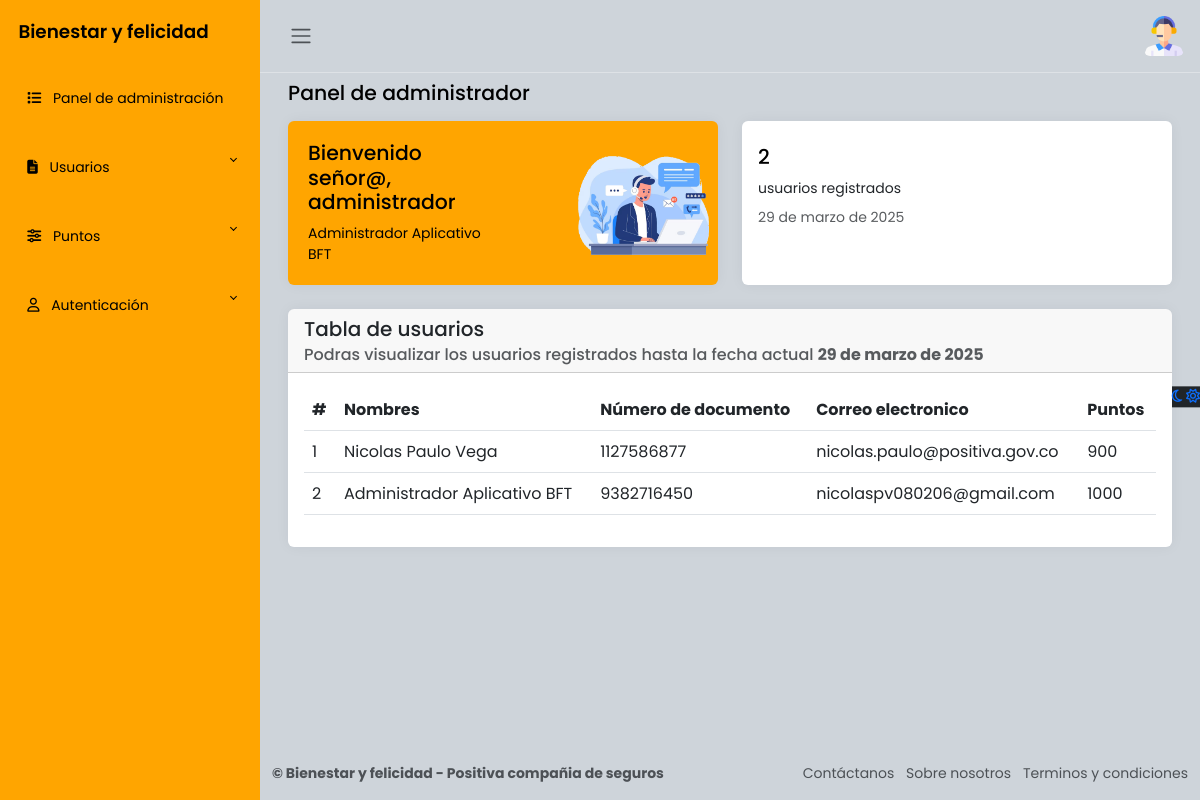
Before: /admin_panel/ (signed in) with the older database file.
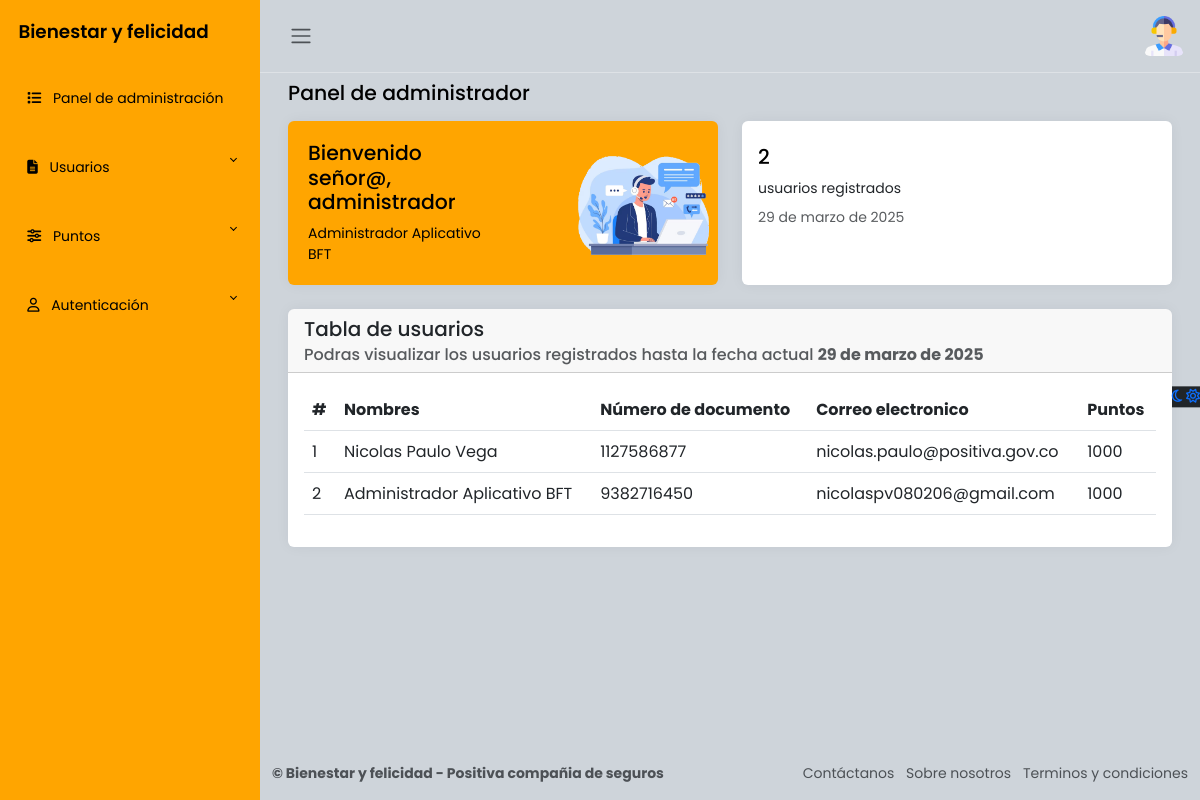
After: the same page with the newer database file.
### apps/usuarios/models.py (models this page shows, shortened)
class Usuarios(AbstractBaseUser, PermissionsMixin):
    avatar = models.FileField('Avatar', upload_to='usuarios/', null=True, blank=True)
    nombres = models.CharField('Nombres', max_length=50)
    apellidos = models.CharField('Apellidos', max_length=100)
    numero_documento = models.IntegerField('Número de documento', primary_key=True, unique=True)
    correo = models.EmailField('Correo electrónico', max_length=255, unique=True)
    puntos_totales = models.IntegerField('Número total de puntos', default=1000)
    password = models.CharField('Contraseña', max_length=255)
    ultimo_reinicio = models.DateField('Ultimo reinicio de puntos', default=now) # Reiniciar puntos
    is_active = models.BooleanField(default=True)
    is_staff = models.BooleanField(default=False)
    objects = UsuariosManager()
    USERNAME_FIELD = 'numero_documento'
    REQUIRED_FIELDS = ['nombres', 'apellidos', 'correo']
    class Meta:
        verbose_name = 'Usuario'
        verbose_name_plural = 'Usuarios'

### apps/usuarios/views.py (the view)
# urls.py: path('admin_panel/', login_required(admin_dashboard), name="admin_panel"),
@login_required(login_url='/accounts/login/')
@user_passes_test(is_staff, login_url='/')
def admin_dashboard(request):
    usuario = Usuarios.objects.all()
    total_usuarios = usuario.count()
    fecha_actual = timezone.now().date() # Fecha actual
    return render(request, 'admin_dashboard/main.html', {
        'usuario':usuario,
        'total_usuarios': total_usuarios,
        'fecha_actual': fecha_actual
        })

### apps/usuarios/views.py (called while the page is built)
def is_staff(user):
    return user.is_active and user.is_staff # Validar si es administrador y esta activo

### apps/usuarios/templates/admin_dashboard/main.html (shortened to what this page needs)
{% extends "admin_dashboard/layout.html" %}
{% load static %}
{% block content %}
<main class="content px-3 py-2">
    <div class="container-fluid">
        <div class="mb-3">
            <h4>Panel de administrador</h4>
        </div>
        <div class="row">
            <div class="col-12 col-md-6 d-flex">
                <div class="card flex-fill border-0 illustration">
                    <div class="card-body p-0 d-flex flex-fill">
                        <div class="row g-0 w-100">
                            <div class="col-6">
                                <div class="p-3 m-1">
                                    <h4>Bienvenido señor@, administrador</h4>
                                    {% if user.is_authenticated %}
                                        <p class="mb-0">{{ user.nombres }} {{ user.apellidos }}</p>
                                    {% else %}
                                        <p class="mb-0">Administrador@</p>
                                    {% endif %}
                                </div>
                            </div>
                            <div class="col-6 align-self-end text-end">
                                <img src="{% static "img/customer-support.png" %}" class="img-fluid illustration-img"
                                    alt="">
                            </div>
                        </div>
                    </div>
                </div>
            </div>
            <div class="col-12 col-md-6 d-flex">
                <div class="card flex-fill border-0">
                    <div class="card-body py-4">
                        <div class="d-flex align-items-start">
                            <div class="flex-grow-1">
                                <h4 class="mb-2">
                                    {{ total_usuarios }}
                                </h4>
                                <p class="mb-2">
                                    usuarios registrados
                                </p>
                                <div class="mb-0">
                                    <span class="text-muted">
                                        {{ fecha_actual }}
                                    </span>
                                </div>
                            </div>
                        </div>
                    </div>
                </div>
            </div>
        </div>
        <div class="card border-0">
            <div class="card-header">
                <h5 class="card-title">
                    Tabla de usuarios
                </h5>
                <h6 class="card-subtitle text-muted">
                    Podras visualizar los usuarios registrados hasta la fecha actual <strong>{{ fecha_actual }}</strong>
                </h6>
            </div>
            <div class="card-body">
                <table class="table">
                    <thead>
                        <tr>
                            <th scope="col">#</th>
                            <th scope="col">Nombres</th>
                            <th scope="col">Número de documento</th>
                            <th scope="col">Correo electronico</th>
                            <th scope="col">Puntos</th>
                        </tr>
                    </thead>
                    <tbody>
                        {% for usuarios in usuario %}
                            <tr>
                                <td>{{ forloop.counter }}</td>
                                <td>{{ usuarios.nombres }} {{ usuarios.apellidos }}</td>
                                <td>{{ usuarios.numero_documento }}</td>
                                <td>{{ usuarios.correo }}</td>
                                <td>{{ usuarios.puntos_totales }}</td>
                            </tr>
                        {% endfor %}
                    </tbody>
                </table>
            </div>
        </div>
    </div>
</main>
{% endblock %}

### apps/usuarios/templates/admin_dashboard/layout.html (shortened to what this page needs)
{% load static %}
<html lang="es">
<head>
    <link rel="stylesheet" href="https://cdn.jsdelivr.net/npm/bootstrap@5.3.0-alpha2/dist/css/bootstrap.min.css">
    <link href="https://cdn.jsdelivr.net/npm/bootstrap@5.3.0/dist/css/bootstrap.min.css" rel="stylesheet">
    <link rel="stylesheet" href="{% static 'css/administrador.styles.css' %}">
</head>
<body>
    <div class="wrapper">
        <aside id="sidebar" class="js-sidebar">
            <div class="h-100">
                <div class="sidebar-logo">
                    <a href="{% url "inicio" %}">Bienestar y felicidad</a>
                </div>
                <ul class="sidebar-nav">
                    <li class="sidebar-item">
                        <a href="{% url "admin_panel" %}" class="sidebar-link">
                            <i class="fa-solid fa-list pe-2"></i>
                            Panel de administración
                        </a>
                    </li>
                    <li class="sidebar-item">
                        <a href="#" class="sidebar-link collapsed" data-bs-target="#pages" data-bs-toggle="collapse"
                            aria-expanded="false"><i class="fa-solid fa-file-lines pe-2"></i>
                            Usuarios
                        </a>
                    </li>
                    <li class="sidebar-item">
                        <a href="#" class="sidebar-link collapsed" data-bs-target="#posts" data-bs-toggle="collapse"
                            aria-expanded="false"><i class="fa-solid fa-sliders pe-2"></i>
                            Puntos
                        </a>
                    </li>
                    <li class="sidebar-item">
                        <a href="#" class="sidebar-link collapsed" data-bs-target="#auth" data-bs-toggle="collapse"
                            aria-expanded="false"><i class="fa-regular fa-user pe-2"></i>
                            Autenticación
                        </a>
                    </li>
                </ul>
            </div>
        </aside>
        <div class="main">
            <nav class="navbar navbar-expand px-3 border-bottom">
                <button class="btn" id="sidebar-toggle" type="button">
                    <span class="navbar-toggler-icon"></span>
                </button>
                <div class="navbar-collapse navbar">
                    <ul class="navbar-nav">
                        <li class="nav-item dropdown">
                            <a href="#" data-bs-toggle="dropdown" class="nav-icon pe-md-0">
                                {% if user.is_authenticated %}
                                    {% if user.avatar %}
                                        <img class="avatar img-fluid rounded" src="{{ user.avatar.url }}" alt="Avatar de {{ user.nombres }}">
                                    {% else %}
                                        <img src="{% static "img/usuario/usuario.png" %}" alt="usuario" class="avatar img-fluid">
                                    {% endif %}
                                {% endif %}
                            </a>
                        </li>
                    </ul>
                </div>
            </nav>
            {% block content %}{% endblock %}
            <a href="#" class="theme-toggle">
                <i class="fa-regular fa-moon"></i>
                <i class="fa-regular fa-sun"></i>
            </a>
            <footer class="footer">
                <div class="container-fluid">
                    <div class="row text-muted">
                        <div class="col-6 text-start">
                            <p class="mb-0">
                                <a href="#" class="text-muted">
                                    <strong>&copy; Bienestar y felicidad - Positiva compañia de seguros</strong>
                                </a>
                            </p>
                        </div>
                        <div class="col-6 text-end">
                            <ul class="list-inline">
                                <li class="list-inline-item" data-bs-toggle="modal" data-bs-target="#contactanos">
                                    <a href="#" class="text-muted">Contáctanos</a>
                                </li>
                                <li class="list-inline-item" data-bs-toggle="modal" data-bs-target="#sobreNosotros">
                                    <a href="#" class="text-muted">Sobre nosotros</a>
                                </li>
                                <li class="list-inline-item" data-bs-toggle="modal" data-bs-target="#terminosCondiciones">
                                    <a href="#" class="text-muted">Terminos y condiciones</a>
                                </li>
                            </ul>
                        </div>
                    </div>
                </div>
            </footer>
        </div>
    </div>
</body>
</html>

### apps/usuarios/templates/admin_dashboard/modal.html (shortened to what this page needs)
{% load static %}

### static/css/administrador.styles.css (style rules this page uses)
body { font-family: 'Poppins', sans-serif; font-size: 0.875rem; opacity: 1; overflow-y: scroll; margin: 0; }
a { cursor: pointer; text-decoration: none; font-family: 'Poppins', sans-serif; }
li { list-style: none; }
h4 { font-family: 'Poppins', sans-serif; font-size: 1.275rem; color: var(--bs-emphasis-color); }
.wrapper { align-items: stretch; display: flex; width: 100%; }
#sidebar { max-width: 260px; min-width: 260px; background: orange; transition: all 0.35s ease-in-out; }
.main { display: flex; flex-direction: column; min-height: 100vh; min-width: 0; overflow: hidden; transition: all 0.35s ease-in-out; width: 100%; background: var(--bs-dark-bg-subtle); }
.sidebar-logo { padding: 1.15rem; }
.sidebar-logo a { color: #000; font-size: 1.15rem; font-weight: 600; }
.sidebar-nav { list-style: none; margin-bottom: 0; padding-left: 0; margin-left: 0; }
a.sidebar-link { padding: 1.5rem 1.7rem; color: #000; position: relative; display: block; font-size: 0.875rem; }
.sidebar-link[data-bs-toggle="collapse"]::after { border: solid; border-width: 0 .075rem .075rem 0; content: ""; display: inline-block; padding: 2px; position: absolute; right: 1.5rem; top: 1.4rem; transform: rotate(-135deg); transition: all .2s ease-out; }
.sidebar-link[data-bs-toggle="collapse"].collapsed::after { transform: rotate(45deg); transition: all .2s ease-out; }
.avatar { height: 40px; width: 40px; }
.navbar-expand .navbar-nav { margin-left: auto; }
.content { flex: 1; max-width: 100vw; width: 100vw; }
@media (min-width:780px) { .content { max-width: auto; width: auto; } }
.card { box-shadow: 0 0 .875rem 0 rgba(34, 46, 60, .05); margin-bottom: 24px; }
.illustration { background-color: orange; color: var(--bs-emphasis-color); }
.illustration-img { max-width: 150px; width: 100%; }
.theme-toggle { position: fixed; top: 50%; transform: translateY(-65%); text-align: center; z-index: 10; right: 0; left: auto; border: none; background-color: var(--bs-body-color); }

Changed rows visible on the page:
changed Usuarios "Nicolas": puntos_totales "900" → "1000"
